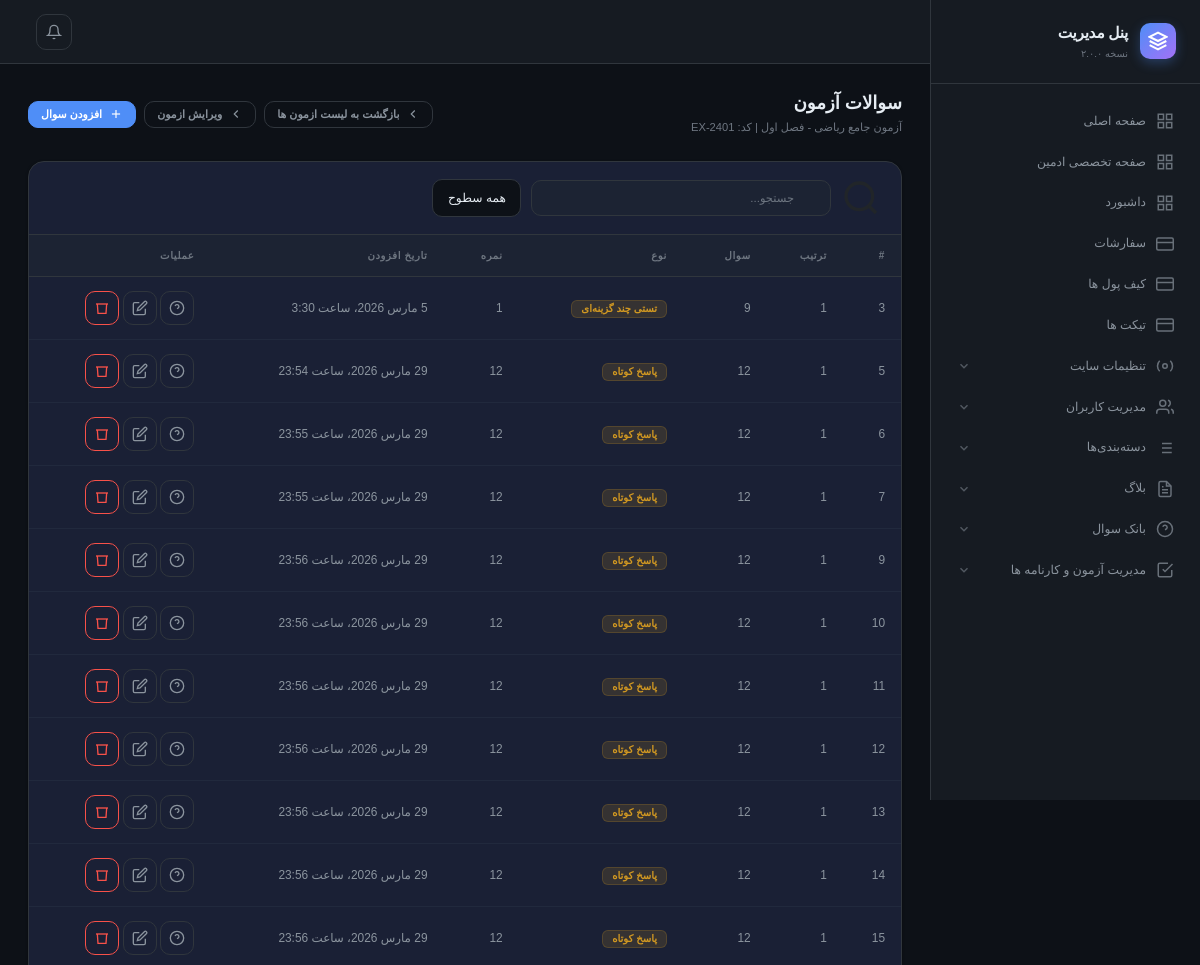
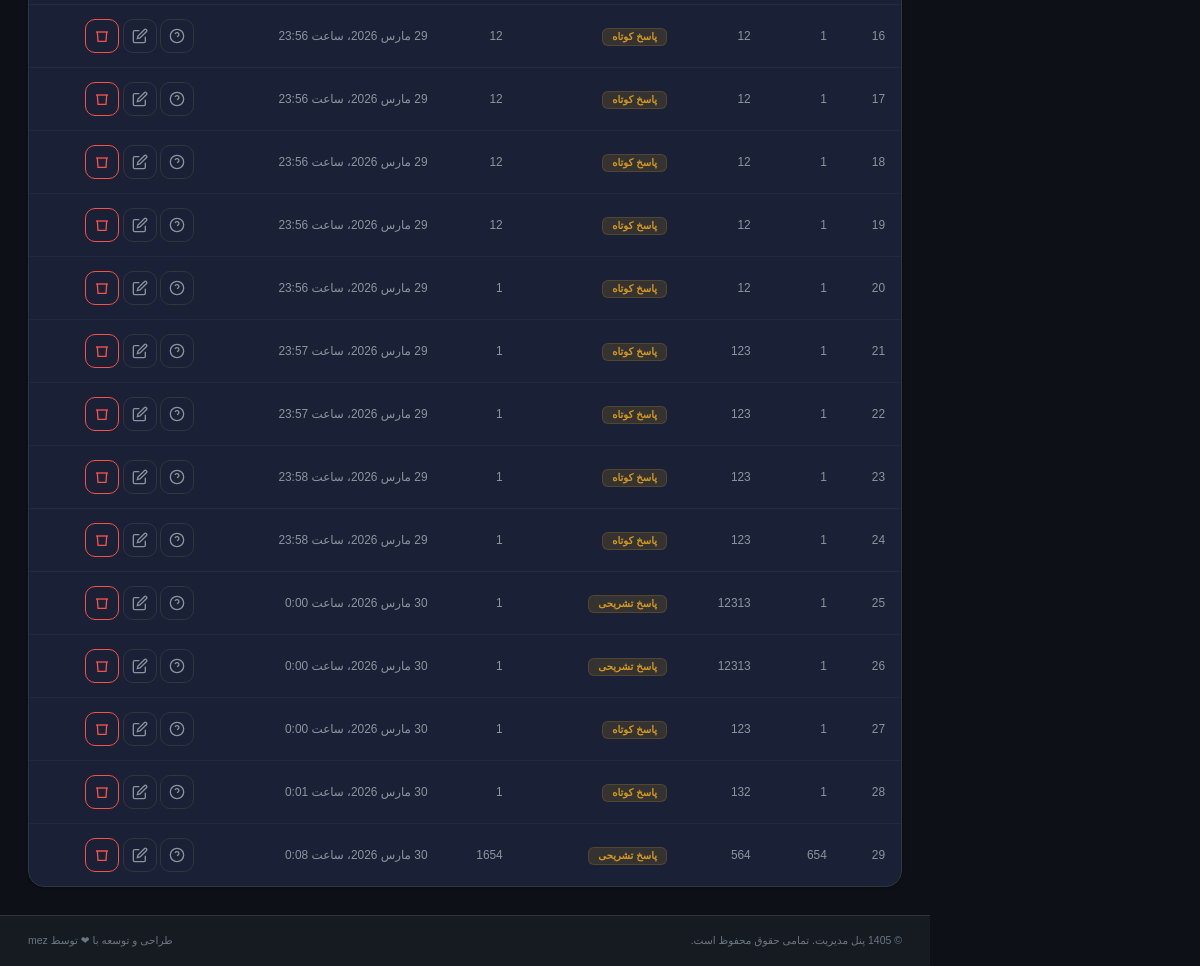
/admin-panel/exam/2/questions/ (signed in), run on the app's committed database (2 pictures, top to bottom).
### quiz/models.py (models this page shows, shortened)
class Question(models.Model):
    class TypeOfQuestions(models.TextChoices):
        MULTIPLE_CHOICE = 'تستی چند گزینه‌ای', 'تستی چند گزینه‌ای'
        SHORT_ANSWER = 'پاسخ کوتاه', 'پاسخ کوتاه'
        LONG_ANSWER = 'پاسخ تشریحی', 'پاسخ تشریحی'
        IMAGE_BASED = 'مبتنی بر تصویر', 'مبتنی بر تصویر'
        PDF_BASED = 'سوال از فایل PDF', 'سوال از فایل PDF'
    description = CKEditor5Field( blank=True, null=True, verbose_name='متن سوال')
    image = models.ImageField( upload_to=photo_path_upload_to, blank=True, null=True, verbose_name='تصویر سوال' )
    pdf_file = models.FileField( upload_to=photo_path_upload_to, blank=True, null=True, verbose_name='فایل PDF سوال' )
    name = models.CharField( max_length=255, verbose_name='عنوان سوال',  db_index=True)
    order = models.PositiveIntegerField( default=1, verbose_name='ترتیب نمایش' )
    is_active = models.BooleanField(default=True, verbose_name='فعال')
    type_of_question = models.CharField( max_length=100, choices=TypeOfQuestions.choices, verbose_name='نوع سوال')
    score = models.PositiveIntegerField( default=1, verbose_name='حداکثر نمره سوال')
    quiz = models.ForeignKey('Quiz', on_delete=models.CASCADE, related_name='questions', verbose_name='آزمون',  db_index=True)
    created_at = models.DateTimeField(auto_now_add=True )
    class Meta:
        ordering = ['id']
        verbose_name = 'سوال'
        verbose_name_plural = 'سوالات'

### admin_panel/views/quiz.py (the view)
# urls.py: path('exam/<int:quiz_id>/questions/', views.quiz.QuestionListView.as_view(), name='quiz-questions-list'),
class QuestionListView(AdminPermissionRequire, ListView):
    template_name = 'admin-panel/exam/questions/list.html'
    context_object_name = 'items'
    def get_queryset(self):
        self.quiz = get_object_or_404(Quiz, pk=self.kwargs.get('quiz_id'))
        return self.quiz.questions.all()
    def get_context_data(self, **kwargs):
        data = super().get_context_data(**kwargs)
        data['quiz'] = self.quiz
        return data

### admin_panel/mixins.py (called while the page is built)
    def dispatch(self, request, *args, **kwargs):
        response = super().dispatch(request, *args, **kwargs)
        if request.user.is_superuser :
            return response
        else:
            raise Http404()

### template/admin-panel/exam/questions/list.html (shortened to what this page needs)
{% extends "admin-panel/base/base.html" %}
{% load jalali_tags %}
{% block main %}
  <main class="page-content">
    <div class="page-header">
      <div class="page-header-info">
        <h1>سوالات آزمون</h1>
        <p>آزمون جامع ریاضی - فصل اول | کد: EX-2401</p>
      </div>
      <div class="page-header-actions">
        <a href="{% url 'admin-panel:quiz-list' %}" class="btn btn-outline-secondary btn-sm">
          <svg viewBox="0 0 24 24" fill="none" stroke="currentColor" stroke-width="2"><polyline points="15 18 9 12 15 6"/></svg>
          بازگشت به لیست ازمون ها
        </a>
        <a href="{% url 'admin-panel:quiz-update' quiz.id %}" class="btn btn-outline-secondary btn-sm">
          <svg viewBox="0 0 24 24" fill="none" stroke="currentColor" stroke-width="2"><polyline points="15 18 9 12 15 6"/></svg>
          ویرایش ازمون
        </a>
        <a href="{% url 'admin-panel:quiz-questions-create' quiz.id %}" class="btn btn-primary btn-sm">
          <svg viewBox="0 0 24 24" fill="none" stroke="currentColor" stroke-width="2"><line x1="12" y1="5" x2="12" y2="19"/><line x1="5" y1="12" x2="19" y2="12"/></svg>
          افزودن سوال
        </a>
      </div>
    </div>
    <div class="card">
      <div class="table-toolbar">
        <svg width="40" viewBox="0 0 24 24" fill="none" stroke="currentColor" stroke-width="2"><circle cx="11" cy="11" r="8"/><line x1="21" y1="21" x2="16.65" y2="16.65"/></svg>
        <div class="table-search">
          <input type="text" id="tableSearch" placeholder="جستجو..." class="form-control form-control-sm">
        </div>
        <div class="d-flex gap-2">
          <select class="form-select form-select-sm" style="width:auto">
            <option>همه سطوح</option>
          </select>
        </div>
      </div>
      <div class="table-responsive">
        <table class="table" id="mainTable">
          <thead>
            <tr>
              <th>#</th>
              <th>ترتیب</th>
              <th> سوال</th>
              <th>نوع</th>
              <th>نمره</th>
              <th>تاریخ افزودن</th>
              <th>عملیات</th>
            </tr>
          </thead>
          <tbody>
            {% for item in items %}
            <tr>
              <td>{{item.id}}</td>
              <td><span>{{item.order}}</span></td>
              <td>{{item.name}}</td>
              <td><span class="badge badge-warning">{{item.type_of_question}}</span></td>
              <td>{{item.score}}</td>
              <td>{{item.created_at|to_jalali}}</td>
              <td>
                <div class="d-flex gap-1">
                  <a href="{% url 'admin-panel:quiz-question-answer-list' quiz_id=quiz.id qid=item.id %}" class="btn btn-icon btn-outline-secondary" title="لیست پاسخ ها">
                      <svg viewBox="0 0 24 24" fill="none" stroke="currentColor" stroke-width="2"><circle cx="12" cy="12" r="10"></circle><path d="M9.09 9a3 3 0 0 1 5.83 1c0 2-3 3-3 3"></path><line x1="12" y1="17" x2="12.01" y2="17"></line></svg>
                  </a>
                  <a href="{% url 'admin-panel:quiz-questions-update' quiz_id=quiz.id pk=item.id %}" class="btn btn-icon btn-outline-secondary" title="ویرایش">
                    <svg viewBox="0 0 24 24" fill="none" stroke="currentColor" stroke-width="2"><path d="M11 4H4a2 2 0 0 0-2 2v14a2 2 0 0 0 2 2h14a2 2 0 0 0 2-2v-7"/><path d="M18.5 2.5a2.121 2.121 0 0 1 3 3L12 15l-4 1 1-4 9.5-9.5z"/></svg>
                  </a>
                  <a class="btn btn-icon btn-outline-danger" href="{% url 'admin-panel:quiz-questions-delete' quiz_id=quiz.id pk=item.id %}"  title="حذف از آزمون">
                    <svg viewBox="0 0 24 24" fill="none" stroke="currentColor" stroke-width="2"><polyline points="3 6 5 6 21 6"/><path d="M19 6l-1 14H6L5 6"/></svg>
                  </a>
                </div>
              </td>
            </tr>
            {% endfor %}
          </tbody>
        </table>
      </div>
    </div>
  </main>
{% endblock main %}

### data on the page
Question: id "3", order "1", name "9", type_of_question "تستی چند گزینه‌ای", score "1", created_at|to_jalali "5 مارس 2026، ساعت 3:30"
Question: id "5", order "1", name "12", type_of_question "پاسخ کوتاه", score "12", created_at|to_jalali "29 مارس 2026، ساعت 23:54"
Question: id "6", order "1", name "12", type_of_question "پاسخ کوتاه", score "12", created_at|to_jalali "29 مارس 2026، ساعت 23:55"
Question: id "7", order "1", name "12", type_of_question "پاسخ کوتاه", score "12", created_at|to_jalali "29 مارس 2026، ساعت 23:55"
Question: id "9", order "1", name "12", type_of_question "پاسخ کوتاه", score "12", created_at|to_jalali "29 مارس 2026، ساعت 23:56"
Question: id "10", order "1", name "12", type_of_question "پاسخ کوتاه", score "12", created_at|to_jalali "29 مارس 2026، ساعت 23:56"
Question: id "11", order "1", name "12", type_of_question "پاسخ کوتاه", score "12", created_at|to_jalali "29 مارس 2026، ساعت 23:56"
Question: id "12", order "1", name "12", type_of_question "پاسخ کوتاه", score "12", created_at|to_jalali "29 مارس 2026، ساعت 23:56"
Question: id "13", order "1", name "12", type_of_question "پاسخ کوتاه", score "12", created_at|to_jalali "29 مارس 2026، ساعت 23:56"
Question: id "14", order "1", name "12", type_of_question "پاسخ کوتاه", score "12", created_at|to_jalali "29 مارس 2026، ساعت 23:56"
Question: id "15", order "1", name "12", type_of_question "پاسخ کوتاه", score "12", created_at|to_jalali "29 مارس 2026، ساعت 23:56"
Question: id "16", order "1", name "12", type_of_question "پاسخ کوتاه", score "12", created_at|to_jalali "29 مارس 2026، ساعت 23:56"
Question: id "17", order "1", name "12", type_of_question "پاسخ کوتاه", score "12", created_at|to_jalali "29 مارس 2026، ساعت 23:56"
Question: id "18", order "1", name "12", type_of_question "پاسخ کوتاه", score "12", created_at|to_jalali "29 مارس 2026، ساعت 23:56"
Question: id "19", order "1", name "12", type_of_question "پاسخ کوتاه", score "12", created_at|to_jalali "29 مارس 2026، ساعت 23:56"
Question: id "20", order "1", name "12", type_of_question "پاسخ کوتاه", score "1", created_at|to_jalali "29 مارس 2026، ساعت 23:56"
Question: id "21", order "1", name "123", type_of_question "پاسخ کوتاه", score "1", created_at|to_jalali "29 مارس 2026، ساعت 23:57"
Question: id "22", order "1", name "123", type_of_question "پاسخ کوتاه", score "1", created_at|to_jalali "29 مارس 2026، ساعت 23:57"
Question: id "23", order "1", name "123", type_of_question "پاسخ کوتاه", score "1", created_at|to_jalali "29 مارس 2026، ساعت 23:58"
Question: id "24", order "1", name "123", type_of_question "پاسخ کوتاه", score "1", created_at|to_jalali "29 مارس 2026، ساعت 23:58"
Question: id "25", order "1", name "12313", type_of_question "پاسخ تشریحی", score "1", created_at|to_jalali "30 مارس 2026، ساعت 0:00"
Question: id "26", order "1", name "12313", type_of_question "پاسخ تشریحی", score "1", created_at|to_jalali "30 مارس 2026، ساعت 0:00"
Question: id "27", order "1", name "123", type_of_question "پاسخ کوتاه", score "1", created_at|to_jalali "30 مارس 2026، ساعت 0:00"
Question: id "28", order "1", name "132", type_of_question "پاسخ کوتاه", score "1", created_at|to_jalali "30 مارس 2026، ساعت 0:01"
Question: id "29", order "654", name "564", type_of_question "پاسخ تشریحی", score "1654", created_at|to_jalali "30 مارس 2026، ساعت 0:08"
